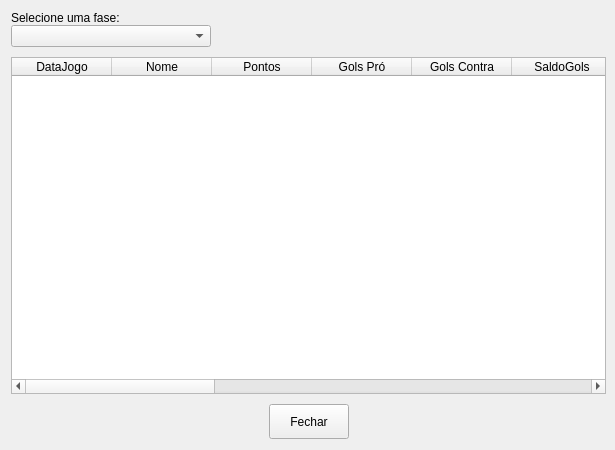
<?xml version="1.0" encoding="UTF-8"?>
<ui version="4.0">
 <class>TabelaClassificacao</class>
 <widget class="QWidget" name="TabelaClassificacao">
  <property name="enabled">
   <bool>true</bool>
  </property>
  <property name="geometry">
   <rect>
    <x>0</x>
    <y>0</y>
    <width>615</width>
    <height>450</height>
   </rect>
  </property>
  <property name="windowTitle">
   <string>Form</string>
  </property>
  <layout class="QGridLayout" name="gridLayout_2" rowstretch="0,0,0,0,0" columnstretch="0">
   <property name="rightMargin">
    <number>9</number>
   </property>
   <property name="verticalSpacing">
    <number>10</number>
   </property>
   <item row="3" column="0">
    <layout class="QGridLayout" name="gridLayout">
     <item row="0" column="0">
      <widget class="QTableWidget" name="tableWidget">
       <property name="sizePolicy">
        <sizepolicy hsizetype="Expanding" vsizetype="Expanding">
         <horstretch>0</horstretch>
         <verstretch>0</verstretch>
        </sizepolicy>
       </property>
       <column>
        <property name="text">
         <string>DataJogo</string>
        </property>
       </column>
       <column>
        <property name="text">
         <string>Nome</string>
        </property>
       </column>
       <column>
        <property name="text">
         <string>Pontos</string>
        </property>
       </column>
       <column>
        <property name="text">
         <string>Gols Pró</string>
        </property>
       </column>
       <column>
        <property name="text">
         <string>Gols Contra</string>
        </property>
       </column>
       <column>
        <property name="text">
         <string>SaldoGols</string>
        </property>
       </column>
       <column>
        <property name="text">
         <string>Jogos</string>
        </property>
       </column>
       <column>
        <property name="text">
         <string>Vitória</string>
        </property>
       </column>
       <column>
        <property name="text">
         <string>Empate</string>
        </property>
       </column>
       <column>
        <property name="text">
         <string>Derrota</string>
        </property>
       </column>
       <column>
        <property name="text">
         <string>Vitória Prorrogação</string>
        </property>
       </column>
       <column>
        <property name="text">
         <string>Derrota Prorrogação</string>
        </property>
       </column>
       <column>
        <property name="text">
         <string>Empate Prorrogação</string>
        </property>
       </column>
       <column>
        <property name="text">
         <string>Vitória Pênaltis</string>
        </property>
       </column>
       <column>
        <property name="text">
         <string>Derrota Pênaltis</string>
        </property>
       </column>
      </widget>
     </item>
    </layout>
   </item>
   <item row="4" column="0">
    <layout class="QHBoxLayout" name="horizontalLayout">
     <property name="spacing">
      <number>0</number>
     </property>
     <property name="sizeConstraint">
      <enum>QLayout::SetFixedSize</enum>
     </property>
     <property name="leftMargin">
      <number>0</number>
     </property>
     <property name="rightMargin">
      <number>0</number>
     </property>
     <property name="bottomMargin">
      <number>0</number>
     </property>
     <item>
      <spacer name="horizontalSpacer">
       <property name="orientation">
        <enum>Qt::Horizontal</enum>
       </property>
       <property name="sizeType">
        <enum>QSizePolicy::Expanding</enum>
       </property>
       <property name="sizeHint" stdset="0">
        <size>
         <width>40</width>
         <height>20</height>
        </size>
       </property>
      </spacer>
     </item>
     <item>
      <widget class="QPushButton" name="pushButton">
       <property name="sizePolicy">
        <sizepolicy hsizetype="Fixed" vsizetype="Fixed">
         <horstretch>0</horstretch>
         <verstretch>0</verstretch>
        </sizepolicy>
       </property>
       <property name="minimumSize">
        <size>
         <width>0</width>
         <height>35</height>
        </size>
       </property>
       <property name="text">
        <string>Fechar</string>
       </property>
      </widget>
     </item>
     <item>
      <spacer name="horizontalSpacer_2">
       <property name="orientation">
        <enum>Qt::Horizontal</enum>
       </property>
       <property name="sizeType">
        <enum>QSizePolicy::Expanding</enum>
       </property>
       <property name="sizeHint" stdset="0">
        <size>
         <width>40</width>
         <height>20</height>
        </size>
       </property>
      </spacer>
     </item>
    </layout>
   </item>
   <item row="0" column="0">
    <layout class="QGridLayout" name="gridLayout_3">
     <item row="1" column="0">
      <widget class="QComboBox" name="Fase">
       <property name="sizePolicy">
        <sizepolicy hsizetype="Minimum" vsizetype="Fixed">
         <horstretch>0</horstretch>
         <verstretch>0</verstretch>
        </sizepolicy>
       </property>
       <property name="minimumSize">
        <size>
         <width>200</width>
         <height>0</height>
        </size>
       </property>
      </widget>
     </item>
     <item row="1" column="1">
      <spacer name="horizontalSpacer_3">
       <property name="orientation">
        <enum>Qt::Horizontal</enum>
       </property>
       <property name="sizeHint" stdset="0">
        <size>
         <width>40</width>
         <height>20</height>
        </size>
       </property>
      </spacer>
     </item>
     <item row="0" column="0">
      <widget class="QLabel" name="label">
       <property name="text">
        <string>Selecione uma fase:</string>
       </property>
      </widget>
     </item>
    </layout>
   </item>
  </layout>
 </widget>
 <resources/>
 <connections/>
</ui>
